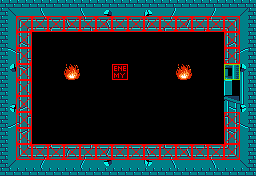

Below is a game level as drawn by its tile map, then a one-line description and the .tmx file that defines it, in full:
An orthogonal 16x11 tile map with 16x16 px tiles, 1 tile layer (Tiles), 1 image layer.

<map version="1.2" tiledversion="1.2.4" orientation="orthogonal" renderorder="right-down" width="16" height="11" tilewidth="16" tileheight="16" infinite="0" nextlayerid="4" nextobjectid="1">
 <tileset firstgid="1" source="MapTileset.tsx" />
 <imagelayer id="2" name="Background" locked="1">
  <image source="../OldManBackground.png" width="256" height="176" />
 </imagelayer>
 <layer id="1" name="Tiles" width="16" height="11">
  <data encoding="csv">
0,0,0,0,0,0,0,0,0,0,0,0,0,0,0,0,
0,9,9,9,9,9,9,9,9,9,9,9,9,9,9,0,
0,9,0,0,0,0,0,0,0,0,0,0,0,0,9,0,
0,9,0,0,0,0,0,0,0,0,0,0,0,0,9,0,
0,9,0,0,10,0,0,1,0,0,0,10,0,0,35,0,
0,9,0,0,0,0,0,0,0,0,0,0,0,0,0,0,
0,9,0,0,0,0,0,0,0,0,0,0,0,0,0,0,
0,9,0,0,0,0,0,0,0,0,0,0,0,0,9,0,
0,9,0,0,0,0,0,0,0,0,0,0,0,0,9,0,
0,9,9,9,9,9,9,9,9,9,9,9,9,9,9,0,
0,0,0,0,0,0,0,0,0,0,0,0,0,0,0,0
</data>
 </layer>
</map>
